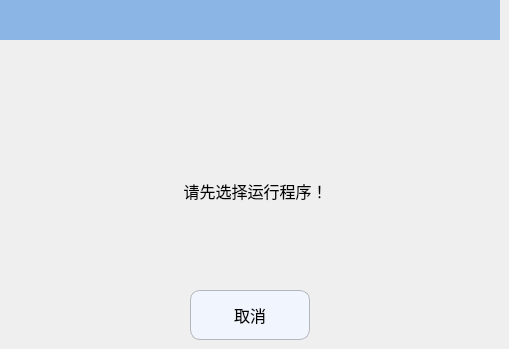
   <widget class="QWidget" name="page_8">
    <widget class="QPushButton" name="Btn_selProgCancel">
     <property name="geometry">
      <rect>
       <x>190</x>
       <y>290</y>
       <width>120</width>
       <height>50</height>
      </rect>
     </property>
     <property name="minimumSize">
      <size>
       <width>120</width>
       <height>50</height>
      </size>
     </property>
     <property name="maximumSize">
      <size>
       <width>120</width>
       <height>50</height>
      </size>
     </property>
     <property name="font">
      <font>
       <pointsize>12</pointsize>
      </font>
     </property>
     <property name="styleSheet">
      <string notr="true">QPushButton
{
    background-color:#F1F5FE;
    border-style:solid; /*边框风格*/
    border-width:1px;/*边框宽度*/
    border-color:#B4B6BC; /*边框颜色*/
    border-radius:10px; /*边框倒角*/
}
QPushButton:pressed
{
    border-style:outset; /*边框风格*/
    background-color:qlineargradient(x1: 0, y1: 0, x2: 0, y2: 1, stop:0 #00befa, stop: 1 #0160ea);/*背景色*/
    border-width:1px;/*边框宽度*/
    border-color:#0055ff; /*边框颜色*/
    border-radius:10px; /*边框倒角*/
}</string>
     </property>
     <property name="text">
      <string>取消</string>
     </property>
     <property name="icon">
      <iconset resource="../resource.qrc">
       <normaloff>:/ManualPage/manualpage_images/cancel.png</normaloff>:/ManualPage/manualpage_images/cancel.png</iconset>
     </property>
     <property name="iconSize">
      <size>
       <width>30</width>
       <height>30</height>
      </size>
     </property>
    </widget>
    <widget class="QLabel" name="label_28">
     <property name="geometry">
      <rect>
       <x>230</x>
       <y>70</y>
       <width>40</width>
       <height>40</height>
      </rect>
     </property>
     <property name="minimumSize">
      <size>
       <width>40</width>
       <height>40</height>
      </size>
     </property>
     <property name="maximumSize">
      <size>
       <width>40</width>
       <height>40</height>
      </size>
     </property>
     <property name="text">
      <string/>
     </property>
     <property name="pixmap">
      <pixmap resource="../resource.qrc">:/RunPage/runpage_images/alarm.png</pixmap>
     </property>
    </widget>
    <widget class="QLabel" name="label_tip2_7">
     <property name="geometry">
      <rect>
       <x>120</x>
       <y>170</y>
       <width>271</width>
       <height>41</height>
      </rect>
     </property>
     <property name="font">
      <font>
       <pointsize>12</pointsize>
      </font>
     </property>
     <property name="text">
      <string>请先选择运行程序！</string>
     </property>
     <property name="alignment">
      <set>Qt::AlignCenter</set>
     </property>
    </widget>
    <widget class="QLabel" name="label_29">
     <property name="geometry">
      <rect>
       <x>0</x>
       <y>0</y>
       <width>500</width>
       <height>40</height>
      </rect>
     </property>
     <property name="minimumSize">
      <size>
       <width>500</width>
       <height>40</height>
      </size>
     </property>
     <property name="maximumSize">
      <size>
       <width>500</width>
       <height>30</height>
      </size>
     </property>
     <property name="font">
      <font>
       <pointsize>16</pointsize>
      </font>
     </property>
     <property name="styleSheet">
      <string notr="true">QLabel{background-color:#8BB5E5;}</string>
     </property>
     <property name="text">
      <string/>
     </property>
     <property name="alignment">
      <set>Qt::AlignCenter</set>
     </property>
    </widget>
   </widget>
